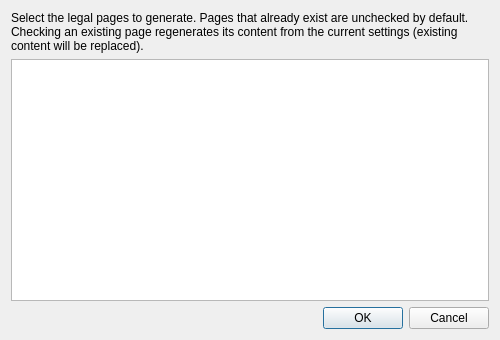
<?xml version="1.0" encoding="UTF-8"?>
<ui version="4.0">
 <class>DialogGenerateLegalPages</class>
 <widget class="QDialog" name="DialogGenerateLegalPages">
  <property name="geometry">
   <rect>
    <x>0</x>
    <y>0</y>
    <width>500</width>
    <height>340</height>
   </rect>
  </property>
  <property name="windowTitle">
   <string>Generate Legal Pages</string>
  </property>
  <layout class="QVBoxLayout" name="verticalLayout">
   <item>
    <widget class="QLabel" name="labelInfo">
     <property name="text">
      <string>Select the legal pages to generate. Pages that already exist are unchecked by default. Checking an existing page regenerates its content from the current settings (existing content will be replaced).</string>
     </property>
     <property name="wordWrap">
      <bool>true</bool>
     </property>
    </widget>
   </item>
   <item>
    <widget class="QTableWidget" name="tableWidget">
     <property name="selectionBehavior">
      <enum>QAbstractItemView::SelectionBehavior::SelectRows</enum>
     </property>
     <property name="selectionMode">
      <enum>QAbstractItemView::SelectionMode::SingleSelection</enum>
     </property>
     <attribute name="horizontalHeaderStretchLastSection">
      <bool>true</bool>
     </attribute>
    </widget>
   </item>
   <item>
    <widget class="QDialogButtonBox" name="buttonBox">
     <property name="standardButtons">
      <set>QDialogButtonBox::StandardButton::Cancel|QDialogButtonBox::StandardButton::Ok</set>
     </property>
    </widget>
   </item>
  </layout>
 </widget>
 <resources/>
 <connections/>
</ui>
